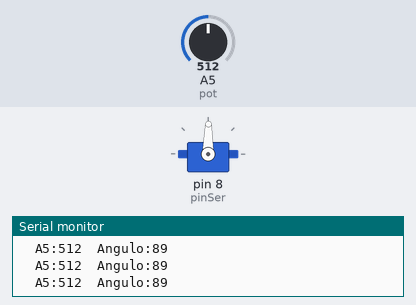
Simulated run of this sketch. Board: Arduino Uno, built with avr-gcc and run on an emulated ATmega328P. Parts: servo, the last lines printed to the serial monitor. The test bench sets the inputs (shaded band); at power-on: A5 (pot) = 512.

Above: at 1.2 s.
1.3 s: A5 (pot) set to 554
At 1.7 s:
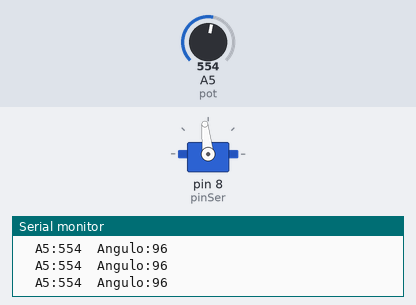
4.3 s: A5 (pot) set to 589
At 5.1 s:
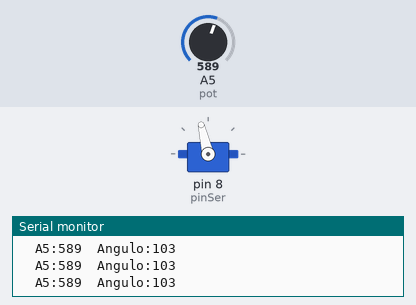
5.8 s: A5 (pot) set to 306
At 6.4 s:
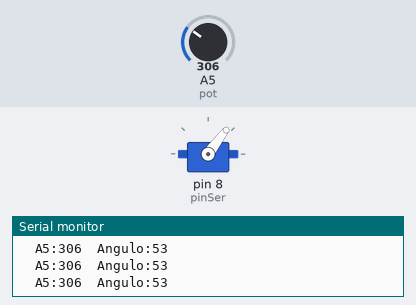
7.3 s: A5 (pot) set to 104
At 8.5 s:
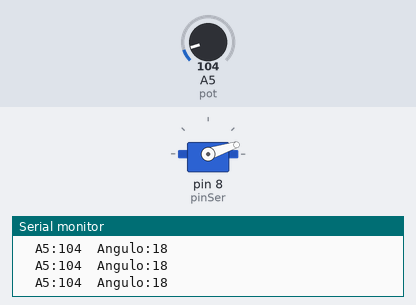
8.8 s: A5 (pot) set to 93
At 9.7 s:
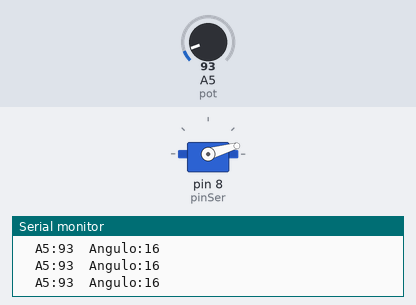
11.8 s: A5 (pot) set to 122
At 12.1 s:
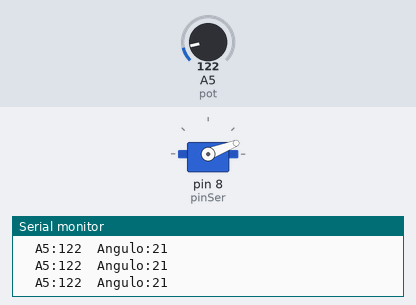
Timing chart, 0 to 14.3 s (numbered marks = the images above; inputs shaded):
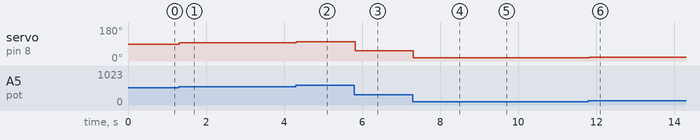

The sketch:

aula-25.ino
```cpp
#include <Servo.h>

#define pot A5
#define pinSer 8

Servo ser;


void setup() {
    ser.attach(pinSer);
    Serial.begin(9600);
}

void loop() {
  int lido=analogRead(pot);
  byte ang=map(lido,0,1023,0,179);
  ser.write(ang);

  Serial.print("  A5:");
  Serial.print(lido);
  Serial.print("  Angulo:");
  Serial.print(ang);
  Serial.print("\n");

  delay(10);

}
```

Measured:
- after the input at 1.3 s, servo on pin 8 (pinSer): 89° → 96° at once
- after the input at 4.3 s, servo on pin 8 (pinSer): 96° → 103° at once
- after the input at 5.8 s, servo on pin 8 (pinSer): 103° → 53° at once
- after the input at 7.3 s, servo on pin 8 (pinSer): 53° → 18° at once
- after the input at 8.8 s, servo on pin 8 (pinSer): 18° → 16° at once
- after the input at 11.8 s, servo on pin 8 (pinSer): 16° → 21° at once
